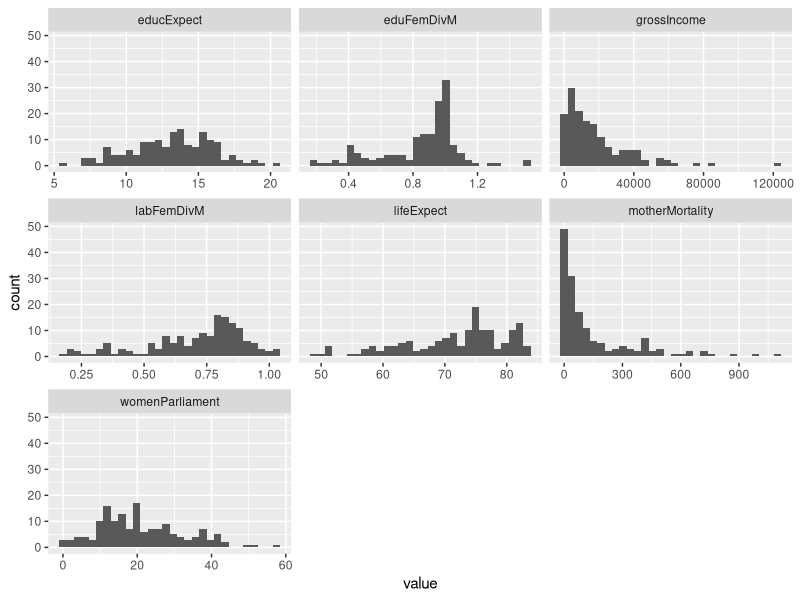
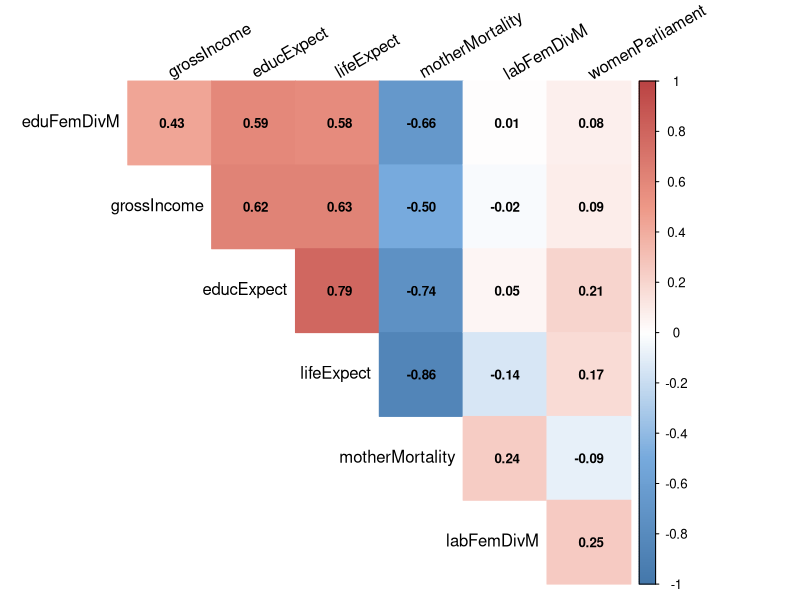
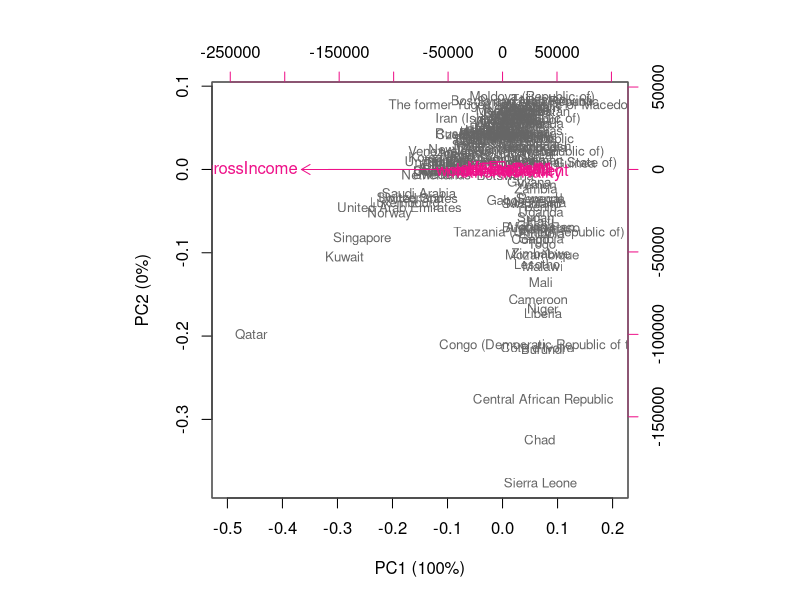
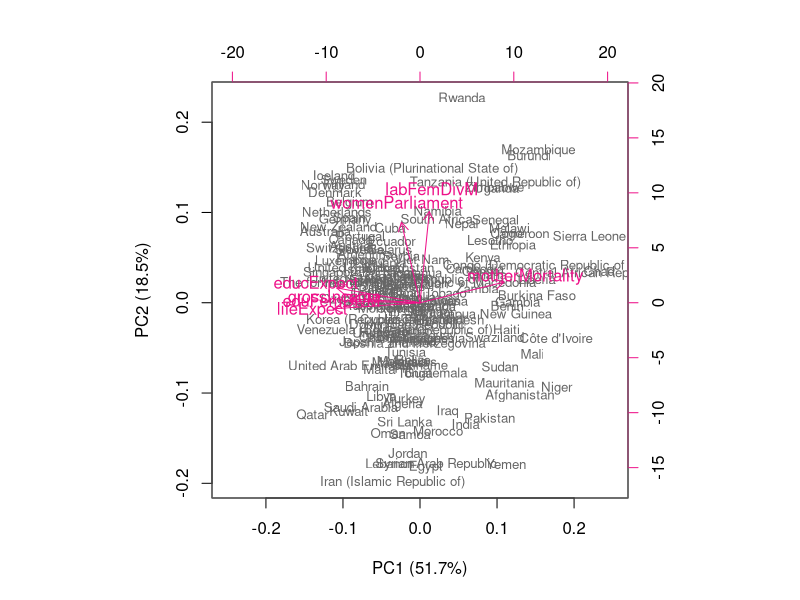
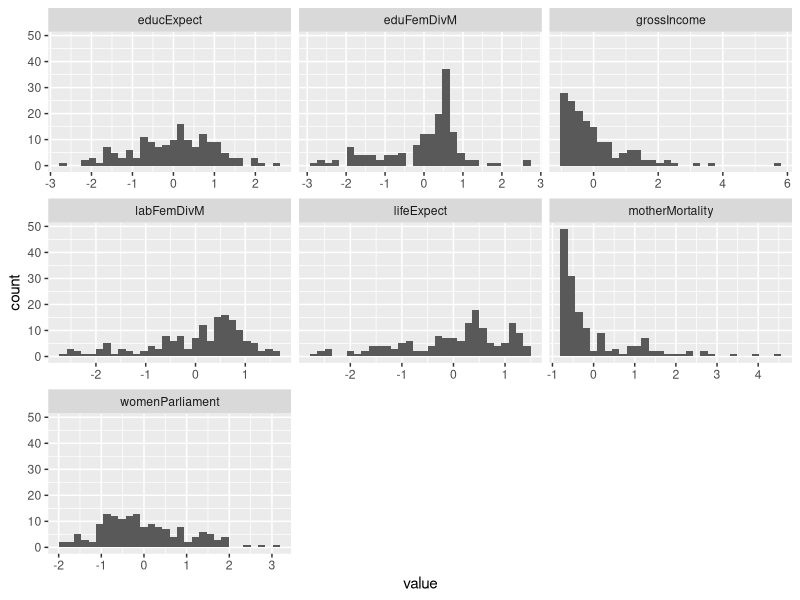
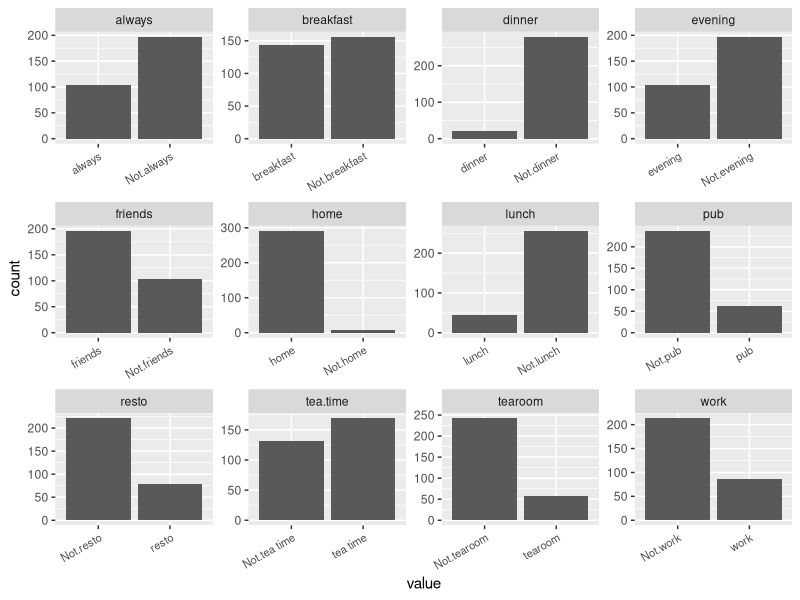
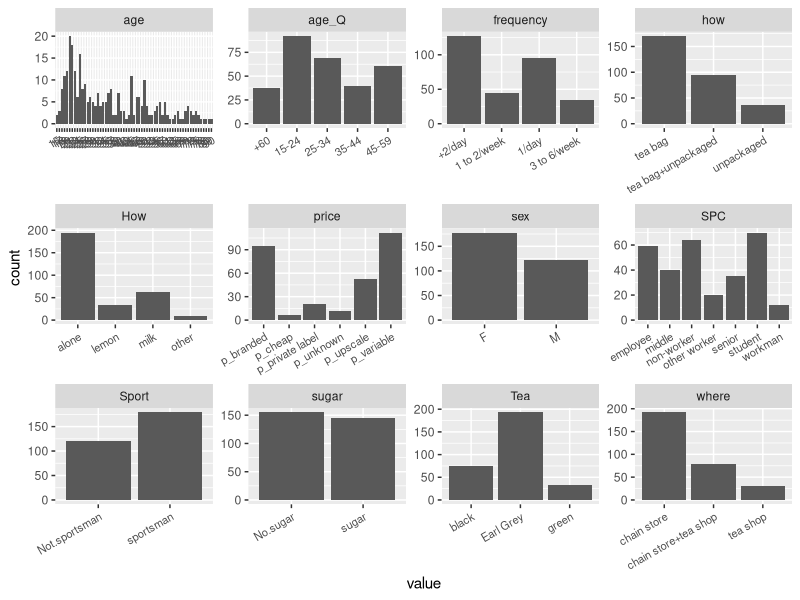
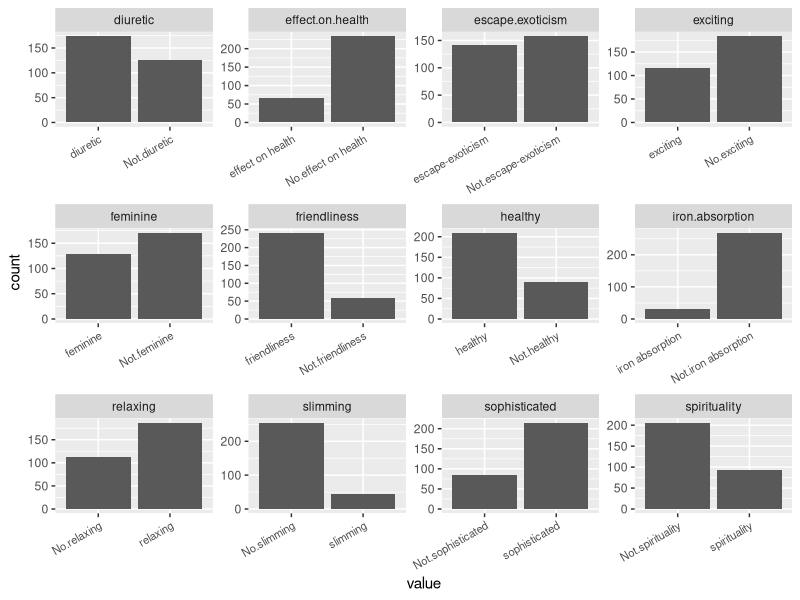

The R source for these figures, in order:
## ---- chunk 1
# Load required libraries
library(ggplot2)
library(dplyr)
library(corrplot)
library(GGally)
library(tidyr)

## ---- chunk 2
human <- read.csv("data/human.csv", header = TRUE, row.names = 1)

# Look at the data
str(human)
dim(human)

## ---- chunk 3

summary(human)

# Histograms of the variables
human %>% 
  gather(key=var_name, value = value) %>% 
  ggplot(aes(x=value)) +
  geom_histogram() +
  facet_wrap(~var_name, scales = "free_x")
## ---- chunk 4

# Correlations of the variables.
# Create color ramp from dull dark blue to white to dull red.
colorVector <- c("#4477AA", "#77AADD", "#FFFFFF", "#EE9988", "#BB4444")

# Print the correlation matrix
corMatrix<-cor(human) 
corMatrix %>% round(digits = 2)

# Visualize the correlation matrix


corrplot(corMatrix, method = "color", col = colorRampPalette(colorVector)(200),
         type = "upper", order = "hclust", number.cex = .8,
         addCoef.col = "black", # Add coefficient of correlation
         tl.col = "black", tl.srt = 30, # Text label color and rotation
         # Combine with significance
         #p.mat = p.mat, sig.level = 0.01, insig = "blank", 
         # hide correlation coefficient on the principal diagonal
         diag = FALSE)


## ---- chunk 5

# perform principal component analysis (with the SVD method)
pcaHuman <- prcomp(human)

# print out a summary of PCA. One gets quite a few warnings. The first component explains a whopping 99.99 % of the variance.
s <- summary(pcaHuman)
s

# rounded percetanges of variance captured by each PC
pca_pr <- round(100*s$importance[2, ], digits = 1)

# print out the percentages of variance
pca_pr

# create object pc_lab to be used as axis labels
pc_lab <- paste0(names(pca_pr), " (", pca_pr, "%)")

# draw a biplot of the principal component representation and the original variables using the first 2 components. GNI explains looks to explain pretty much all of the first principal component.
biplot(pcaHuman, cex = c(0.8, 1), col = c("grey40", "deeppink2"), xlab = pc_lab[1], ylab = pc_lab[2], xlim = c(-0.5, 0.2))

## ---- chunk 6

humanStand <- scale(human)

pcaHumanStand <- prcomp(humanStand)

# print out a summary of PCA. One gets quite a few warnings.
s2 <- summary(pcaHumanStand)
s2

# rounded percetanges of variance captured by each PC. 
pca_pr2 <- round(100*s2$importance[2, ], digits = 1)

# print out the percentages of variance. Now the components explain the data much more diversly. The first one explains 52 % of the variability, with the next 3 components explaining 43 % of the variability. 
pca_pr2

# create object pc_lab to be used as axis labels
pc_lab2 <- paste0(names(pca_pr2), " (", pca_pr2, "%)")

# draw a biplot of the principal component representation and the original variables using the first 2 components. GNI explains looks to explain pretty much all of the first principal component.
biplot(pcaHumanStand, cex = c(0.8, 1), col = c("grey40", "deeppink2"), xlab = pc_lab2[1], ylab = pc_lab2[2], xlim = c(-0.25, 0.25))

# The results are quite different. Before there was only one component of any note. After scaling there are say 3 or 4 significant components. I would guess most of the differences are due to scaling normalizing the data, which is an expected attribute in most analyses. Re-do the histogram of beginning to check this out.

as.data.frame(humanStand) %>% 
  gather(key=var_name, value = value) %>% 
  ggplot(aes(x=value)) +
  geom_histogram() +
  facet_wrap(~var_name, scales = "free_x")

## ---- chunk 7

# Load tea dataset from Factominer.
library(FactoMineR)
data(tea)

# Explore the data. The tea dataset has 300 observations and 36 variables.
str(tea)
dim(tea)

# Since there are so many variables one needs to split them for visualization.
gather(tea[1:12]) %>% ggplot(aes(value)) + facet_wrap("key", scales = "free")  + geom_bar() + theme(axis.text.x = element_text(angle = 30, hjust = 1, size = 8))

gather(tea[13:24]) %>% ggplot(aes(value)) + facet_wrap("key", scales = "free")  + geom_bar() + theme(axis.text.x = element_text(angle = 30, hjust = 1, size = 8))

gather(tea[25:36]) %>% ggplot(aes(value)) + facet_wrap("key", scales = "free")  + geom_bar() + theme(axis.text.x = element_text(angle = 30, hjust = 1, size = 8))


# Perform multiple correspondence analysis on the tea data. Some of the columns seem to give errors, so keep only a subset of variables.
keep_columns <- c("Tea", "how", "sugar", "where", "lunch", "exciting", "price", "Sport")

# select the 'keep_columns' to create a new dataset
tea_time <- select(tea, one_of(keep_columns))

mca <- MCA(tea_time, graph = FALSE)

# summary of the model
summary(mca)

# visualize MCA variables
plot(mca, invisible=c("ind"), habillage = "quali")

# Dimensions 1 and 2 of MCA correspond mostly to what package people use their tea in, where they drink and the price of the tea. Dimension 3 corresponds somewhat to what kind of tea is drank, and if they add sugar or not. 

# Visualize MCA individuals
plot(mca, invisible=c("var"), habillage = "quali")
